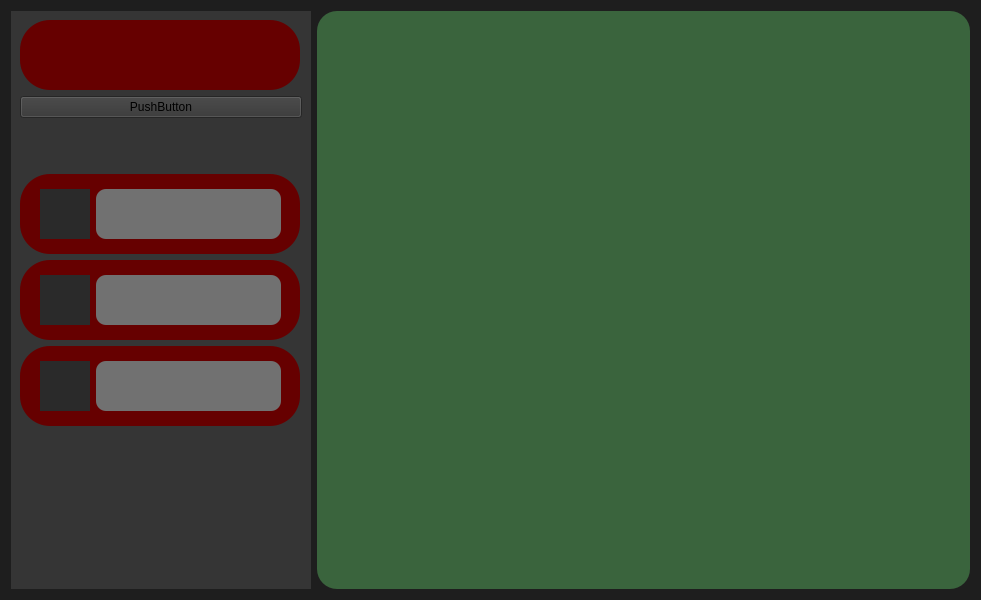
<?xml version="1.0" encoding="UTF-8"?>
<ui version="4.0">
 <class>Widget</class>
 <widget class="QWidget" name="Widget">
  <property name="windowModality">
   <enum>Qt::WindowModality::WindowModal</enum>
  </property>
  <property name="enabled">
   <bool>true</bool>
  </property>
  <property name="geometry">
   <rect>
    <x>0</x>
    <y>0</y>
    <width>981</width>
    <height>600</height>
   </rect>
  </property>
  <property name="minimumSize">
   <size>
    <width>800</width>
    <height>600</height>
   </size>
  </property>
  <property name="windowTitle">
   <string>Widget</string>
  </property>
  <property name="styleSheet">
   <string notr="true">background-color: rgb(30, 30, 30);</string>
  </property>
  <layout class="QHBoxLayout" name="horizontalLayout">
   <property name="sizeConstraint">
    <enum>QLayout::SizeConstraint::SetDefaultConstraint</enum>
   </property>
   <item>
    <widget class="QWidget" name="sidebar_zone" native="true">
     <property name="sizePolicy">
      <sizepolicy hsizetype="Expanding" vsizetype="Expanding">
       <horstretch>0</horstretch>
       <verstretch>0</verstretch>
      </sizepolicy>
     </property>
     <property name="minimumSize">
      <size>
       <width>300</width>
       <height>0</height>
      </size>
     </property>
     <property name="maximumSize">
      <size>
       <width>300</width>
       <height>16777215</height>
      </size>
     </property>
     <property name="styleSheet">
      <string notr="true">background-color: rgb(53, 53, 53);</string>
     </property>
     <layout class="QVBoxLayout" name="verticalLayout">
      <item>
       <widget class="QWidget" name="widget_2" native="true">
        <property name="sizePolicy">
         <sizepolicy hsizetype="Fixed" vsizetype="Fixed">
          <horstretch>100</horstretch>
          <verstretch>0</verstretch>
         </sizepolicy>
        </property>
        <property name="minimumSize">
         <size>
          <width>280</width>
          <height>70</height>
         </size>
        </property>
        <property name="styleSheet">
         <string notr="true">background-color: rgb(102, 0, 0);
border-radius: 30px;</string>
        </property>
       </widget>
      </item>
      <item>
       <widget class="QPushButton" name="pushButton">
        <property name="text">
         <string>PushButton</string>
        </property>
       </widget>
      </item>
      <item>
       <spacer name="verticalSpacer">
        <property name="orientation">
         <enum>Qt::Orientation::Vertical</enum>
        </property>
        <property name="sizeType">
         <enum>QSizePolicy::Policy::Preferred</enum>
        </property>
        <property name="sizeHint" stdset="0">
         <size>
          <width>20</width>
          <height>50</height>
         </size>
        </property>
       </spacer>
      </item>
      <item>
       <widget class="QWidget" name="widget_6" native="true">
        <property name="sizePolicy">
         <sizepolicy hsizetype="Fixed" vsizetype="Fixed">
          <horstretch>0</horstretch>
          <verstretch>0</verstretch>
         </sizepolicy>
        </property>
        <property name="minimumSize">
         <size>
          <width>280</width>
          <height>80</height>
         </size>
        </property>
        <property name="styleSheet">
         <string notr="true">background-color: rgb(102, 0, 0);
border-radius: 30px;</string>
        </property>
        <widget class="QWidget" name="horizontalLayoutWidget">
         <property name="geometry">
          <rect>
           <x>20</x>
           <y>0</y>
           <width>241</width>
           <height>80</height>
          </rect>
         </property>
         <layout class="QHBoxLayout" name="horizontalLayout_2">
          <item>
           <widget class="QWidget" name="widget_7" native="true">
            <property name="sizePolicy">
             <sizepolicy hsizetype="Preferred" vsizetype="Preferred">
              <horstretch>10</horstretch>
              <verstretch>10</verstretch>
             </sizepolicy>
            </property>
            <property name="minimumSize">
             <size>
              <width>0</width>
              <height>0</height>
             </size>
            </property>
            <property name="maximumSize">
             <size>
              <width>50</width>
              <height>50</height>
             </size>
            </property>
            <property name="styleSheet">
             <string notr="true">background-color: rgb(42, 42, 42);
image: url(:/new/prefix1/settings2.svg);</string>
            </property>
           </widget>
          </item>
          <item>
           <widget class="QWidget" name="widget_8" native="true">
            <property name="maximumSize">
             <size>
              <width>16777215</width>
              <height>50</height>
             </size>
            </property>
            <property name="styleSheet">
             <string notr="true">background-color: rgb(113, 113, 113);
border-radius: 10px;</string>
            </property>
           </widget>
          </item>
         </layout>
        </widget>
       </widget>
      </item>
      <item>
       <widget class="QWidget" name="widget_9" native="true">
        <property name="sizePolicy">
         <sizepolicy hsizetype="Fixed" vsizetype="Fixed">
          <horstretch>0</horstretch>
          <verstretch>0</verstretch>
         </sizepolicy>
        </property>
        <property name="minimumSize">
         <size>
          <width>280</width>
          <height>80</height>
         </size>
        </property>
        <property name="styleSheet">
         <string notr="true">background-color: rgb(102, 0, 0);
border-radius: 30px;</string>
        </property>
        <widget class="QWidget" name="horizontalLayoutWidget_2">
         <property name="geometry">
          <rect>
           <x>20</x>
           <y>0</y>
           <width>241</width>
           <height>80</height>
          </rect>
         </property>
         <layout class="QHBoxLayout" name="horizontalLayout_3">
          <item>
           <widget class="QWidget" name="widget_10" native="true">
            <property name="sizePolicy">
             <sizepolicy hsizetype="Preferred" vsizetype="Preferred">
              <horstretch>10</horstretch>
              <verstretch>10</verstretch>
             </sizepolicy>
            </property>
            <property name="minimumSize">
             <size>
              <width>0</width>
              <height>0</height>
             </size>
            </property>
            <property name="maximumSize">
             <size>
              <width>50</width>
              <height>50</height>
             </size>
            </property>
            <property name="styleSheet">
             <string notr="true">background-color: rgb(42, 42, 42);
image: url(:/new/prefix1/settings2.svg);</string>
            </property>
           </widget>
          </item>
          <item>
           <widget class="QWidget" name="widget_11" native="true">
            <property name="minimumSize">
             <size>
              <width>0</width>
              <height>50</height>
             </size>
            </property>
            <property name="maximumSize">
             <size>
              <width>16777215</width>
              <height>50</height>
             </size>
            </property>
            <property name="styleSheet">
             <string notr="true">background-color: rgb(113, 113, 113);
border-radius: 10px;</string>
            </property>
           </widget>
          </item>
         </layout>
        </widget>
       </widget>
      </item>
      <item>
       <widget class="QWidget" name="widget_12" native="true">
        <property name="sizePolicy">
         <sizepolicy hsizetype="Fixed" vsizetype="Fixed">
          <horstretch>0</horstretch>
          <verstretch>0</verstretch>
         </sizepolicy>
        </property>
        <property name="minimumSize">
         <size>
          <width>280</width>
          <height>80</height>
         </size>
        </property>
        <property name="styleSheet">
         <string notr="true">background-color: rgb(102, 0, 0);
border-radius: 30px;</string>
        </property>
        <widget class="QWidget" name="horizontalLayoutWidget_3">
         <property name="geometry">
          <rect>
           <x>20</x>
           <y>0</y>
           <width>241</width>
           <height>80</height>
          </rect>
         </property>
         <layout class="QHBoxLayout" name="horizontalLayout_4">
          <item>
           <widget class="QWidget" name="widget_13" native="true">
            <property name="sizePolicy">
             <sizepolicy hsizetype="Preferred" vsizetype="Preferred">
              <horstretch>10</horstretch>
              <verstretch>10</verstretch>
             </sizepolicy>
            </property>
            <property name="minimumSize">
             <size>
              <width>0</width>
              <height>0</height>
             </size>
            </property>
            <property name="maximumSize">
             <size>
              <width>50</width>
              <height>50</height>
             </size>
            </property>
            <property name="styleSheet">
             <string notr="true">background-color: rgb(42, 42, 42);
image: url(:/new/prefix1/settings2.svg);</string>
            </property>
           </widget>
          </item>
          <item>
           <widget class="QWidget" name="widget_14" native="true">
            <property name="maximumSize">
             <size>
              <width>16777215</width>
              <height>50</height>
             </size>
            </property>
            <property name="styleSheet">
             <string notr="true">background-color: rgb(113, 113, 113);
border-radius: 10px;</string>
            </property>
           </widget>
          </item>
         </layout>
        </widget>
       </widget>
      </item>
      <item>
       <spacer name="verticalSpacer_2">
        <property name="orientation">
         <enum>Qt::Orientation::Vertical</enum>
        </property>
        <property name="sizeType">
         <enum>QSizePolicy::Policy::Expanding</enum>
        </property>
        <property name="sizeHint" stdset="0">
         <size>
          <width>20</width>
          <height>40</height>
         </size>
        </property>
       </spacer>
      </item>
     </layout>
    </widget>
   </item>
   <item>
    <widget class="QWidget" name="work_zone" native="true">
     <property name="sizePolicy">
      <sizepolicy hsizetype="Expanding" vsizetype="Preferred">
       <horstretch>0</horstretch>
       <verstretch>0</verstretch>
      </sizepolicy>
     </property>
     <property name="styleSheet">
      <string notr="true">background-color: rgb(58, 100, 61);
border-radius: 20px;</string>
     </property>
    </widget>
   </item>
  </layout>
 </widget>
 <resources/>
 <connections/>
</ui>
